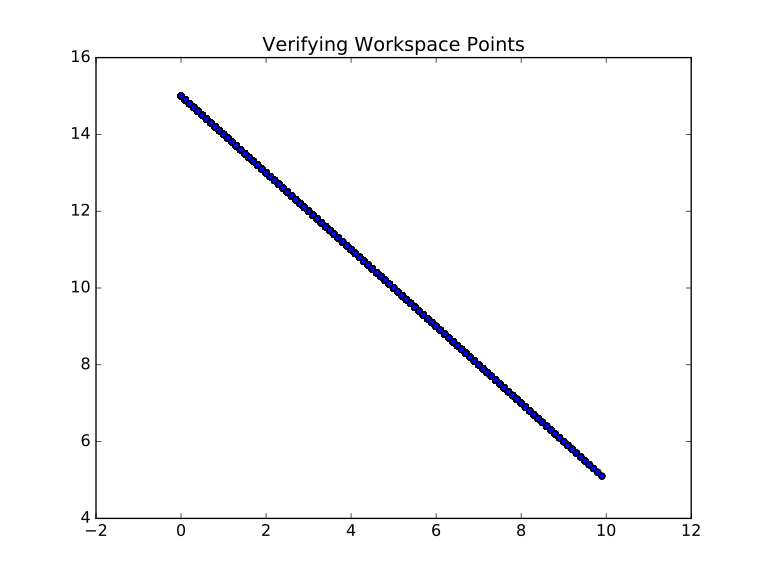

The Python source for this figure:
import numpy as np                              # Numerical library
from std_msgs.msg import Float32MultiArray      # Message type
from ROSwrapper.nodecontrol import NodeControl  # ROS2 controller
from Problem3_2a import line1                   # Line generator
from iknode import IkNode
from iknode2 import IkNode2
import matplotlib.pyplot as plt


class twolink():
    """ This class is meant for fk and ik operations around a 2-link manipulator.
        This was updated from problem 10 to allow for starting theta values.
    """

    def __init__(self, length1, length2, path, rate):
        """ Class initialization """
        self.a1 = length1
        self.a2 = length2
        self.x = path[0]
        self.y = path[1]
        self.index = 0
        self.pts = zip(path[0], path[1])
        self.theta = (0.0, 0.0)
        self.plot_data_ik_x = []
        self.plot_data_ik_y = []
        self.plot_data_fk_x = []
        self.plot_data_fk_y = []
        self.showing_plot = False
        self.s_plot = plt.figure()

        # ROS init
        self.nc = NodeControl()
        self.nc.addnode(IkNode(name='node_xy',
                               obj=self,
                               pub_data_type=Float32MultiArray,
                               pub_chan='/physData',
                               pub_rate=5,
                               pub_data=self.pts))
        self.nc.addnode(IkNode(name='node_theta_magic',
                               obj=self,
                               sub_data_type=Float32MultiArray,
                               sub_chan='/physData',
                               pub_data_type=Float32MultiArray,
                               pub_chan='/thetaData',
                               pub_data=self.theta))
        self.nc.addnode(IkNode2(name='node_dual_sub',
                                obj=self,
                                sub_data_type=Float32MultiArray,
                                sub_chan=('/physData', '/thetaData')))

        self.nc.run()

    def getik(self, xy):
        """ Calculates the inverse kinematics to determine the theta1 & theta2
            values
        """
        x = xy[0]
        y = xy[1]
        theta1 = 0.0
        theta2 = 0.0
        D = (x * x + y * y - self.a1 * self.a1 - self.a2 * self.a2)\
            / (2 * self.a1 * self.a2)
        theta2 = np.arctan2(np.sqrt(1 - D * D), D)
        gamma = np.arctan2((self.a2 * np.sin(theta2)),
                           (self.a1 + self.a2 * np.cos(theta2)))
        theta1 = np.arctan2(y, x) - gamma

        return theta1, theta2

    def getfk(self, thetas):
        """ Calculate the forward kinematics to determine the x & y
            values
        """
        theta1 = thetas[0]
        theta2 = thetas[1]
        x = self.a2 * np.cos(theta1 + theta2) + \
            self.a1 * np.cos(theta1)
        y = self.a2 * np.sin(theta1 + theta2) + \
            self.a1 * np.sin(theta1)
        return x, y

    def append_plot_data_ik(self, data):
        if len(self.plot_data_ik_x) < 100:
            self.plot_data_ik_x.append(data[0])
            self.plot_data_ik_y.append(data[1])
            plt.scatter(self.plot_data_ik_x, self.plot_data_ik_y, c='g')

    def append_plot_data_fk(self, data):
        if len(self.plot_data_fk_x) < 100:
            self.plot_data_fk_x.append(data[0])
            self.plot_data_fk_y.append(data[1])
            plt.scatter(self.plot_data_fk_x, self.plot_data_fk_y, c='b')

        elif not self.showing_plot:
            self.showing_plot = True
            plt.title('Verifying Workspace Points')
            plt.show()
            self.s_plot.savefig('Problem3_2c.svg', format='svg', dpi=1200)
            print('Press \"ctrl\" + \"c\" to exit')


def main():
    twolink(10, 10, path=line1(0, 10, 100), rate=5)


if __name__ == "__main__":
    main()
